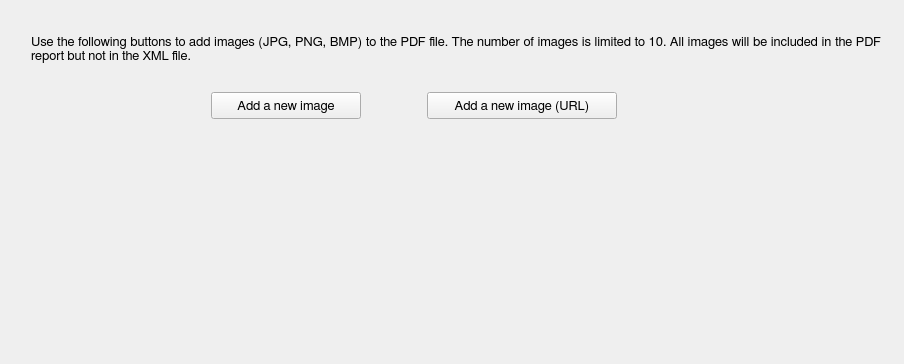
          <widget class="QWidget" name="tabWidgetPage14">
           <attribute name="title">
            <string>Images Included in the PDF Report</string>
           </attribute>
           <layout class="QGridLayout" name="gridLayout_22">
            <item row="1" column="1">
             <layout class="QVBoxLayout" name="verticalLayout_64">
              <item>
               <widget class="QLabel" name="label_35">
                <property name="minimumSize">
                 <size>
                  <width>850</width>
                  <height>35</height>
                 </size>
                </property>
                <property name="maximumSize">
                 <size>
                  <width>850</width>
                  <height>35</height>
                 </size>
                </property>
                <property name="font">
                 <font>
                  <family>FreeSans</family>
                  <pointsize>10</pointsize>
                  <weight>50</weight>
                  <bold>false</bold>
                  <stylestrategy>PreferAntialias</stylestrategy>
                  <kerning>true</kerning>
                 </font>
                </property>
                <property name="text">
                 <string>Use the following buttons to add images (JPG, PNG, BMP) to the PDF file. The number of images is limited to 10. All images will be included in the PDF report but not in the XML file.</string>
                </property>
                <property name="scaledContents">
                 <bool>false</bool>
                </property>
                <property name="alignment">
                 <set>Qt::AlignJustify|Qt::AlignVCenter</set>
                </property>
                <property name="wordWrap">
                 <bool>true</bool>
                </property>
               </widget>
              </item>
              <item>
               <spacer name="verticalSpacer_52">
                <property name="orientation">
                 <enum>Qt::Vertical</enum>
                </property>
                <property name="sizeType">
                 <enum>QSizePolicy::Fixed</enum>
                </property>
                <property name="sizeHint" stdset="0">
                 <size>
                  <width>20</width>
                  <height>20</height>
                 </size>
                </property>
               </spacer>
              </item>
              <item>
               <layout class="QHBoxLayout" name="horizontalLayout_82">
                <item>
                 <spacer name="horizontalSpacer_94">
                  <property name="orientation">
                   <enum>Qt::Horizontal</enum>
                  </property>
                  <property name="sizeType">
                   <enum>QSizePolicy::Fixed</enum>
                  </property>
                  <property name="sizeHint" stdset="0">
                   <size>
                    <width>180</width>
                    <height>20</height>
                   </size>
                  </property>
                 </spacer>
                </item>
                <item>
                 <widget class="QPushButton" name="imageAddButton">
                  <property name="minimumSize">
                   <size>
                    <width>150</width>
                    <height>27</height>
                   </size>
                  </property>
                  <property name="maximumSize">
                   <size>
                    <width>170</width>
                    <height>27</height>
                   </size>
                  </property>
                  <property name="font">
                   <font>
                    <family>FreeSans</family>
                    <pointsize>10</pointsize>
                    <weight>50</weight>
                    <bold>false</bold>
                    <stylestrategy>PreferAntialias</stylestrategy>
                    <kerning>true</kerning>
                   </font>
                  </property>
                  <property name="text">
                   <string>Add a new image</string>
                  </property>
                 </widget>
                </item>
                <item>
                 <spacer name="horizontalSpacer_93">
                  <property name="orientation">
                   <enum>Qt::Horizontal</enum>
                  </property>
                  <property name="sizeType">
                   <enum>QSizePolicy::Fixed</enum>
                  </property>
                  <property name="sizeHint" stdset="0">
                   <size>
                    <width>60</width>
                    <height>20</height>
                   </size>
                  </property>
                 </spacer>
                </item>
                <item>
                 <widget class="QPushButton" name="urlAddButton">
                  <property name="minimumSize">
                   <size>
                    <width>190</width>
                    <height>27</height>
                   </size>
                  </property>
                  <property name="maximumSize">
                   <size>
                    <width>210</width>
                    <height>27</height>
                   </size>
                  </property>
                  <property name="font">
                   <font>
                    <family>FreeSans</family>
                    <pointsize>10</pointsize>
                    <weight>50</weight>
                    <bold>false</bold>
                    <stylestrategy>PreferAntialias</stylestrategy>
                    <kerning>true</kerning>
                   </font>
                  </property>
                  <property name="text">
                   <string>Add a new image (URL)</string>
                  </property>
                 </widget>
                </item>
                <item>
                 <spacer name="horizontalSpacer_95">
                  <property name="orientation">
                   <enum>Qt::Horizontal</enum>
                  </property>
                  <property name="sizeType">
                   <enum>QSizePolicy::Expanding</enum>
                  </property>
                  <property name="sizeHint" stdset="0">
                   <size>
                    <width>180</width>
                    <height>20</height>
                   </size>
                  </property>
                 </spacer>
                </item>
               </layout>
              </item>
              <item>
               <spacer name="verticalSpacer_51">
                <property name="orientation">
                 <enum>Qt::Vertical</enum>
                </property>
                <property name="sizeType">
                 <enum>QSizePolicy::Fixed</enum>
                </property>
                <property name="sizeHint" stdset="0">
                 <size>
                  <width>20</width>
                  <height>20</height>
                 </size>
                </property>
               </spacer>
              </item>
              <item>
               <layout class="QVBoxLayout" name="verticalLayout_52"/>
              </item>
             </layout>
            </item>
            <item row="1" column="2">
             <spacer name="horizontalSpacer_99">
              <property name="orientation">
               <enum>Qt::Horizontal</enum>
              </property>
              <property name="sizeHint" stdset="0">
               <size>
                <width>12</width>
                <height>20</height>
               </size>
              </property>
             </spacer>
            </item>
            <item row="2" column="1">
             <spacer name="verticalSpacer_53">
              <property name="orientation">
               <enum>Qt::Vertical</enum>
              </property>
              <property name="sizeHint" stdset="0">
               <size>
                <width>20</width>
                <height>214</height>
               </size>
              </property>
             </spacer>
            </item>
            <item row="1" column="0">
             <spacer name="horizontalSpacer_136">
              <property name="orientation">
               <enum>Qt::Horizontal</enum>
              </property>
              <property name="sizeType">
               <enum>QSizePolicy::Fixed</enum>
              </property>
              <property name="sizeHint" stdset="0">
               <size>
                <width>20</width>
                <height>20</height>
               </size>
              </property>
             </spacer>
            </item>
            <item row="0" column="1">
             <spacer name="verticalSpacer_75">
              <property name="orientation">
               <enum>Qt::Vertical</enum>
              </property>
              <property name="sizeType">
               <enum>QSizePolicy::Fixed</enum>
              </property>
              <property name="sizeHint" stdset="0">
               <size>
                <width>20</width>
                <height>20</height>
               </size>
              </property>
             </spacer>
            </item>
           </layout>
          </widget>
